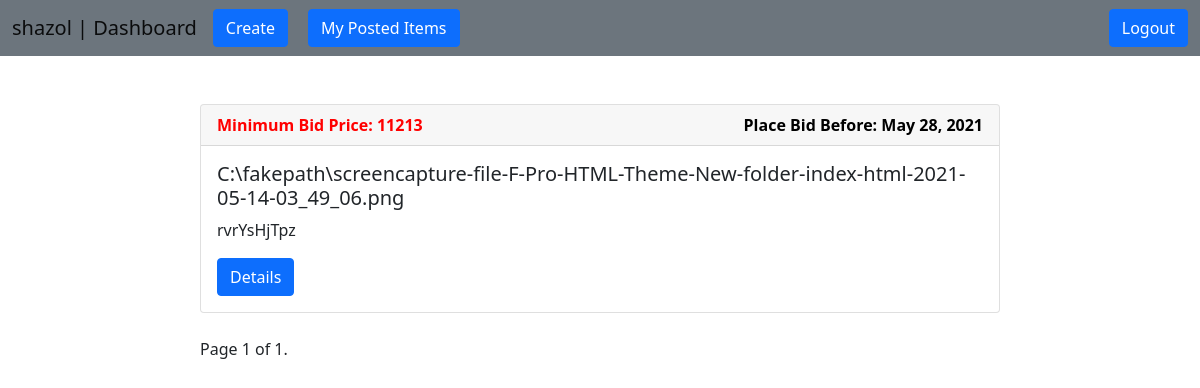
The page /dashboard/shazol (signed in) on the database as committed earlier.
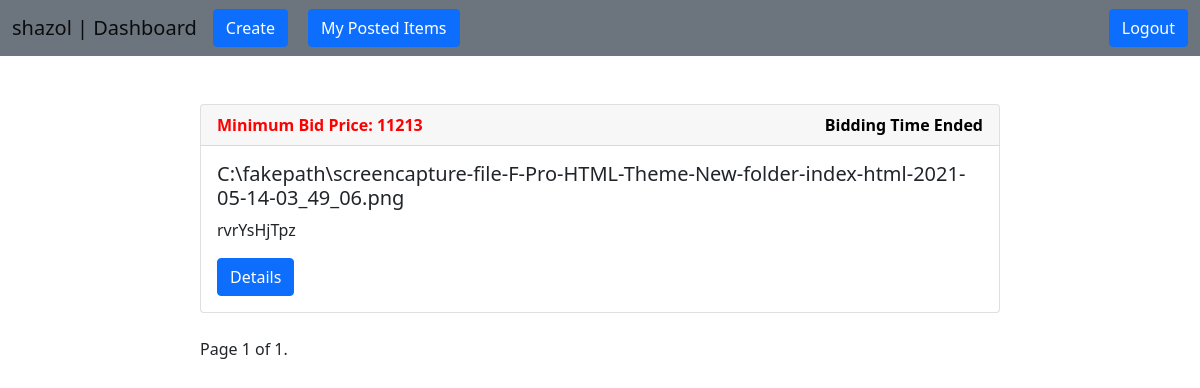
The same page on the database as committed later.
### auction/models.py (models this page shows, shortened)
class Product(models.Model):
    user = models.ForeignKey(NewUser, on_delete=models.CASCADE)
    name = models.CharField(max_length=255)
    description = models.TextField()
    image = models.ImageField(upload_to=image_path, default='product/placeholder.png')
    min_price = models.BigIntegerField()
    end_date = models.DateTimeField(auto_now_add=False)
    created = models.DateTimeField(auto_now_add=True)

### users/views.py (the view)
# urls.py: path('dashboard/<str:user>', views.Dashboard, name='dashboard'),
@login_required(login_url='login')
def Dashboard(request, user):
    name = NewUser.objects.get(user_name=user)
    product = Product.objects.all()
    paginator = Paginator(product, 4)
    page_number = request.GET.get('page')
    page_obj = paginator.get_page(page_number)
    context = {
        'name': name,
        'products': product,
        'page_obj': page_obj,
        'today': datetime.now()
    }
    return render(request, 'dashboard.html', context)

### users/models.py (called while the page is built)
    def __str__(self):
        return self.user_name

### templates/dashboard.html (shortened to what this page needs)
{% extends 'base.html' %}
{% load static %}
{% block content %}
    <br><br>
    <div class="col-md-8" style="margin: auto">
        {% for product in products %}
            <div class="card">
                <div class="card-header" style="color: red; font-weight: bolder">
                    Minimum Bid Price: {{ product.min_price }}
                    <span style="float: right; color: black">
                        {% now "Y-m-d" as today_date %}
                        {% if today_date > product.end_date|date:"Y-m-d" %}
                            Bidding Time Ended
                        {% else %}
                            Place Bid Before: {{ product.end_date | date }}
                        {% endif %}
                    </span>
                </div>
                <div class="card-body">
                    <h5 class="card-title">{{ product.name }}</h5>
                    <p class="card-text">{{ product.description | truncatewords:20 }}</p>
                    <a href="{% url 'bid' product.id %}" class="btn btn-primary"
                       tabindex="-1" role="button" aria-disabled="true">
                        Details
                    </a>
                </div>
            </div>
            <br>
        {% endfor %}
        <div class="pagination">
            <span class="step-links">
                <span class="current">
                    Page {{ page_obj.number }} of {{ page_obj.paginator.num_pages }}.
                </span>
            </span>
        </div>
    </div>
{% endblock %}

Rows that differ between the two databases and show on the page:
changed Product "rvrYsHjTpz": end_date "May 28, 2021" → (not shown); end_date "Place Bid Before:" → "Bidding Time Ended"
